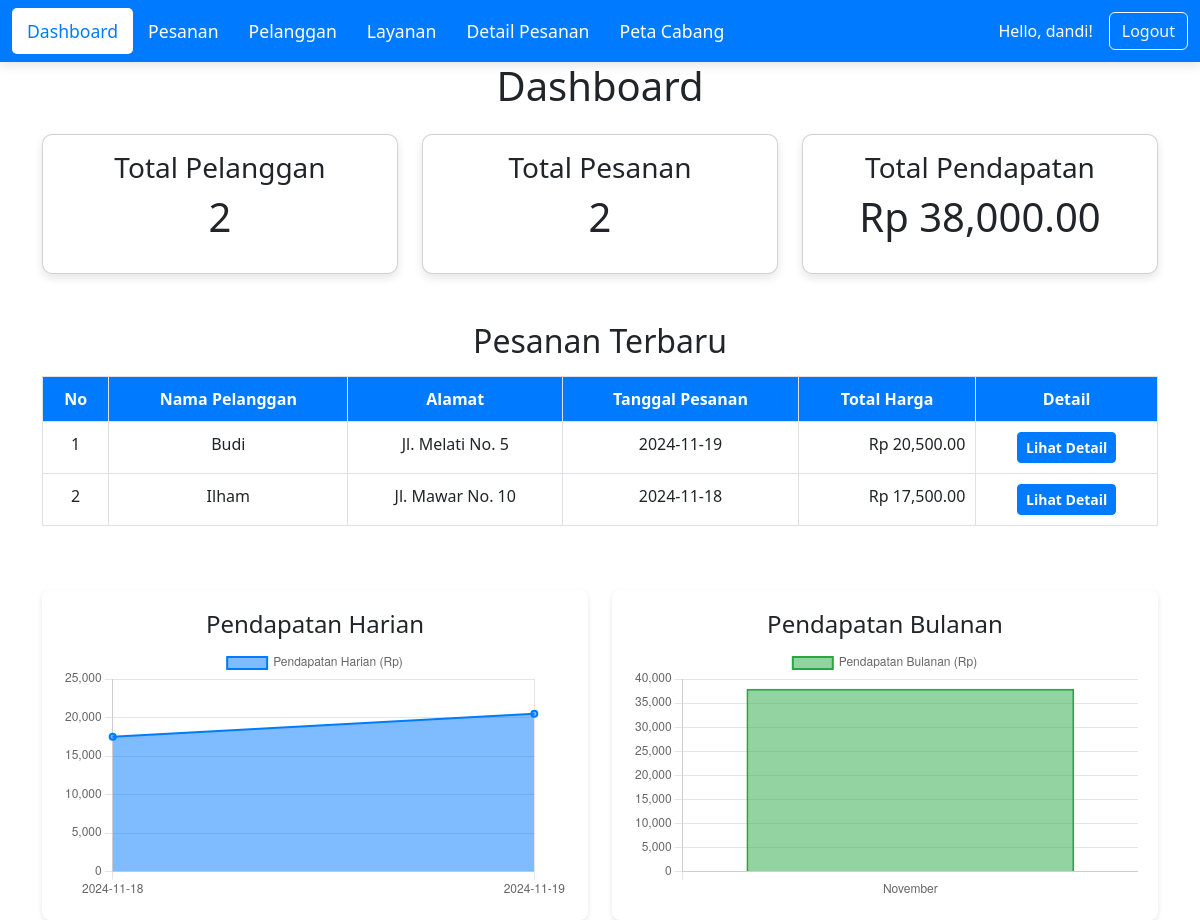
/dashboard.php (signed in), run on the app's committed database.
### tables this page shows
CREATE TABLE `pesanan` (
  `id_pesanan` INT AUTO_INCREMENT PRIMARY KEY,
  `id_pelanggan` INT NOT NULL,
  `tanggal_pesanan` DATE NOT NULL DEFAULT CURDATE(),
  `total_harga` DECIMAL(10,2) DEFAULT NULL,
  FOREIGN KEY (`id_pelanggan`) REFERENCES `pelanggan`(`id_pelanggan`)
    ON DELETE CASCADE
    ON UPDATE CASCADE
);

CREATE TABLE `pelanggan` (
  `id_pelanggan` INT AUTO_INCREMENT PRIMARY KEY,
  `nama_pelanggan` VARCHAR(100) NOT NULL,
  `no_telepon` VARCHAR(15) NOT NULL,
  `alamat` VARCHAR(255) DEFAULT NULL
);

### dashboard.php (the view, shortened to what this page needs)
<?php
include 'koneksi.php';
$total_pelanggan = mysqli_fetch_assoc(mysqli_query($conn, "SELECT COUNT(*) AS total FROM pelanggan"))['total'];
$total_pesanan = mysqli_fetch_assoc(mysqli_query($conn, "SELECT COUNT(*) AS total FROM pesanan"))['total'];
$total_pendapatan = mysqli_fetch_assoc(mysqli_query($conn, "SELECT SUM(total_harga) AS total FROM pesanan"))['total'];
$query = "
    SELECT
        pesanan.id_pesanan,
        pelanggan.nama_pelanggan,
        pelanggan.alamat,
        pesanan.tanggal_pesanan,
        pesanan.total_harga
    FROM pesanan
    JOIN pelanggan ON pesanan.id_pelanggan = pelanggan.id_pelanggan
    ORDER BY pesanan.tanggal_pesanan DESC
    LIMIT 3
";
$result = mysqli_query($conn, $query);
$pendapatan_harian_query = "
    SELECT
        DATE(tanggal_pesanan) AS tanggal,
        SUM(total_harga) AS pendapatan
    FROM pesanan
    WHERE MONTH(tanggal_pesanan) = MONTH(CURRENT_DATE) AND YEAR(tanggal_pesanan) = YEAR(CURRENT_DATE)
    GROUP BY DATE(tanggal_pesanan)
    ORDER BY tanggal
";
$pendapatan_harian_result = mysqli_query($conn, $pendapatan_harian_query);
$pendapatan_harian = [];
while ($row = mysqli_fetch_assoc($pendapatan_harian_result)) {
    $pendapatan_harian[] = $row;
}
$pendapatan_bulanan_query = "
    SELECT
        MONTH(tanggal_pesanan) AS bulan,
        SUM(total_harga) AS pendapatan
    FROM pesanan
    WHERE YEAR(tanggal_pesanan) = YEAR(CURRENT_DATE)
    GROUP BY MONTH(tanggal_pesanan)
    ORDER BY bulan
";
$pendapatan_bulanan_result = mysqli_query($conn, $pendapatan_bulanan_query);
$pendapatan_bulanan = [];
while ($row = mysqli_fetch_assoc($pendapatan_bulanan_result)) {
    $pendapatan_bulanan[] = $row;
}
?>
<!DOCTYPE html>
<html lang="en">
<head>
    <link href="https://cdn.jsdelivr.net/npm/bootstrap@5.3.0/dist/css/bootstrap.min.css" rel="stylesheet">
<link rel="stylesheet" href="nav.css">
</head>
<body>
    <?php include 'nav.php'; ?>
    <div class="container">
        <h1 class="text-center mb-4">Dashboard</h1>
        <div class="row mb-4">
            <div class="col-md-4">
                <div class="card p-3 text-center">
                    <h3 class="mb-2">Total Pelanggan</h3>
                    <p class="display-6"><?php echo $total_pelanggan; ?></p>
                </div>
            </div>
            <div class="col-md-4">
                <div class="card p-3 text-center">
                    <h3 class="mb-2">Total Pesanan</h3>
                    <p class="display-6"><?php echo $total_pesanan; ?></p>
                </div>
            </div>
            <div class="col-md-4">
                <div class="card p-3 text-center">
                    <h3 class="mb-2">Total Pendapatan</h3>
                    <p class="display-6">Rp <?php echo number_format($total_pendapatan, 2); ?></p>
                </div>
            </div>
        </div>
        <h2 class="mt-5 mb-3 text-center">Pesanan Terbaru</h2>
        <div class="table-responsive">
            <table class="table table-bordered">
                <thead class="text-center">
                    <tr>
                        <th>No</th>
                        <th>Nama Pelanggan</th>
                        <th>Alamat</th>
                        <th>Tanggal Pesanan</th>
                        <th>Total Harga</th>
                        <th>Detail</th>
                    </tr>
                </thead>
                <tbody>
                    <?php
                    $no = 1;
                    while ($row = mysqli_fetch_assoc($result)): ?>
                        <tr>
                            <td class="text-center"><?php echo $no++; ?></td>
                            <td><?php echo $row['nama_pelanggan']; ?></td>
                            <td><?php echo $row['alamat']; ?></td>
                            <td class="text-center"><?php echo $row['tanggal_pesanan']; ?></td>
                            <td class="text-end">Rp <?php echo number_format($row['total_harga'], 2); ?></td>
                            <td class="text-center">
                                <a href="detail_pesanan.php?id=<?php echo $row['id_pesanan']; ?>" class="btn btn-info btn-sm">Lihat Detail</a>
                            </td>
                        </tr>
                    <?php endwhile; ?>
                </tbody>
            </table>
        </div>
        <div class="row mt-5">
            <div class="col-md-6">
                <div class="chart-container">
                    <h4 class="text-center">Pendapatan Harian</h4>
                    <canvas id="pendapatanHarianChart"></canvas>
                </div>
            </div>
            <div class="col-md-6">
                <div class="chart-container">
                    <h4 class="text-center">Pendapatan Bulanan</h4>
                    <canvas id="pendapatanBulananChart"></canvas>
                </div>
            </div>
        </div>
    </div>
    <script>
        const pendapatanHarianCtx = document.getElementById('pendapatanHarianChart').getContext('2d');
        const pendapatanBulananCtx = document.getElementById('pendapatanBulananChart').getContext('2d');
        // Data Pendapatan Harian
        const pendapatanHarianData = {
            labels: <?php echo json_encode(array_column($pendapatan_harian, 'tanggal')); ?>,
            datasets: [{
                label: 'Pendapatan Harian (Rp)',
                data: <?php echo json_encode(array_column($pendapatan_harian, 'pendapatan')); ?>,
                backgroundColor: 'rgba(0, 123, 255, 0.5)',
                borderColor: 'rgba(0, 123, 255, 1)',
                borderWidth: 2,
                fill: true,
            }]
        };
        // Data Pendapatan Bulanan
        const pendapatanBulananData = {
            labels: <?php echo json_encode(array_map(function($row) {
                return date('F', mktime(0, 0, 0, $row['bulan'], 10));
            }, $pendapatan_bulanan)); ?>,
            datasets: [{
                label: 'Pendapatan Bulanan (Rp)',
                data: <?php echo json_encode(array_column($pendapatan_bulanan, 'pendapatan')); ?>,
                backgroundColor: 'rgba(40, 167, 69, 0.5)',
                borderColor: 'rgba(40, 167, 69, 1)',
                borderWidth: 2,
                fill: true,
            }]
        };
        // Render Charts
        new Chart(pendapatanHarianCtx, {
            type: 'line',
            data: pendapatanHarianData,
            options: {
                responsive: true,
                plugins: { legend: { position: 'top' } },
                scales: { y: { beginAtZero: true }, x: { beginAtZero: true } }
            }
        });
        new Chart(pendapatanBulananCtx, {
            type: 'bar',
            data: pendapatanBulananData,
            options: {
                responsive: true,
                plugins: { legend: { position: 'top' } },
                scales: { y: { beginAtZero: true }, x: { beginAtZero: true } }
            }
        });
    </script>
</body>
</html>

### nav.css (style rules this page uses)
.card { background-color: #ffffff; border-radius: 10px; box-shadow: 0 4px 10px rgba(0, 0, 0, 0.1); transition: box-shadow 0.3s ease; }
.table th, .table td { padding: 10px; text-align: center; }
.table th { background-color: #007bff; color: #fff; }
.table tr:nth-child(even) { background-color: #f8f9fa; }
.chart-container { background: #fff; border-radius: 8px; padding: 20px; box-shadow: 0 2px 5px rgba(0, 0, 0, 0.1); }
.btn-info { background-color: #007bff; border-color: #007bff; color: white; font-weight: 600; }

### data on the page
pesanan: id_pelanggan.nama_pelanggan "Budi", id_pelanggan.alamat "Jl. Melati No. 5", tanggal_pesanan "2024-11-19", total_harga "20,500.00"
pesanan: id_pelanggan.nama_pelanggan "Ilham", id_pelanggan.alamat "Jl. Mawar No. 10", tanggal_pesanan "2024-11-18", total_harga "17,500.00"

### other printed values
$_SESSION['username'] "dandi"
$total_pelanggan "2"
$total_pesanan "2"
$total_pendapatan "38,000.00"
chart data {{ json_encode(array_column($pendapatan_harian, 'tanggal')) }} ["2024-11-18","2024-11-19"]
chart data {{ json_encode(array_column($pendapatan_harian, 'pendapatan')) }} ["17500.00","20500.00"]
chart data {{ json_encode(array_column($pendapatan_bulanan, 'pendapatan')) }} ["38000.00"]
